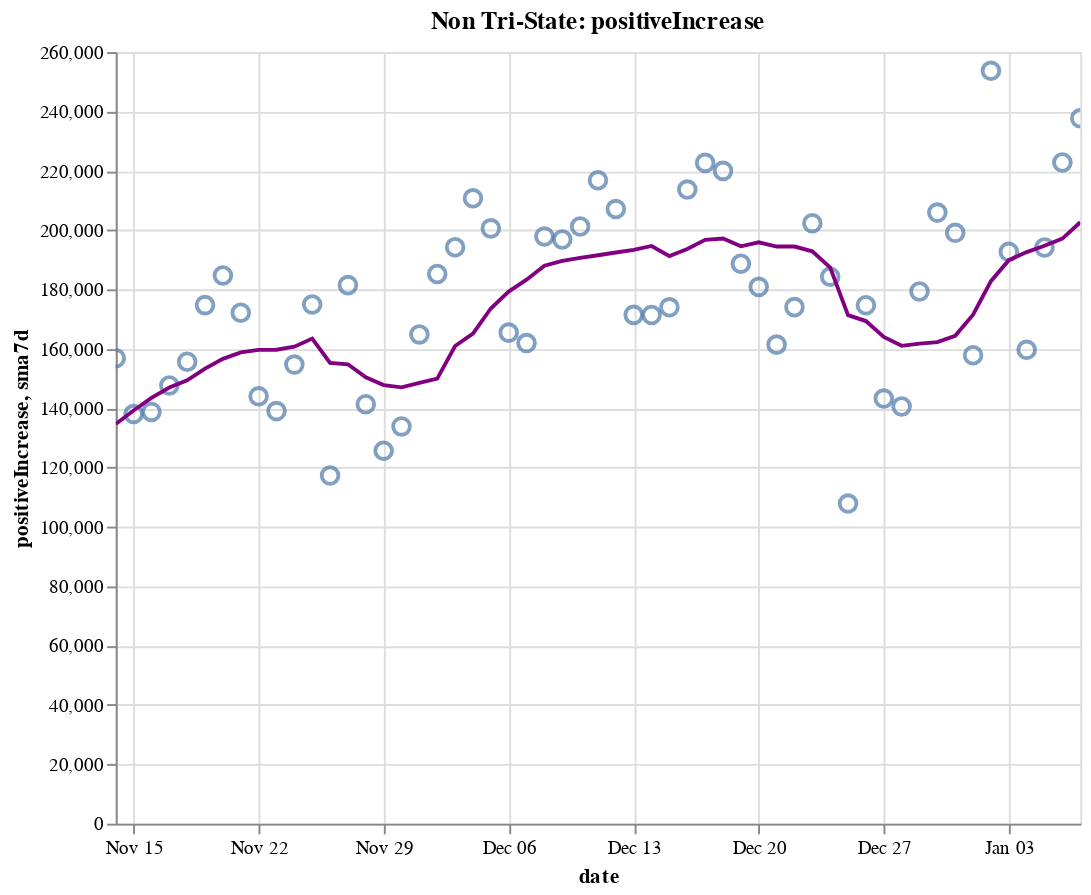

Here is the notebook cell this chart was saved with:
### Code cell
create_plot(non_tristate, 'positiveIncrease')

### Figure 1 — Vega-Lite specification as saved in the notebook (floating-point values rounded to 4 significant figures)
{"config": {"view": {"continuousWidth": 400, "continuousHeight": 300}}, "layer": [{"layer": [{"mark": {"type": "point", "size": 75}, "encoding": {"tooltip": [{"type": "temporal", "field": "date"}, {"type": "quantitative", "field": "positiveIncrease"}, {"type": "quantitative", "field": "sma7d"}], "x": {"type": "temporal", "field": "date"}, "y": {"type": "quantitative", "field": "positiveIncrease"}}, "selection": {"selector014": {"type": "interval", "bind": "scales", "encodings": ["x", "y"]}}}, {"mark": {"type": "line", "color": "purple"}, "encoding": {"x": {"type": "temporal", "field": "date"}, "y": {"type": "quantitative", "field": "sma7d"}}}]}, {"mark": {"type": "rule", "color": "#aaa"}, "encoding": {"x": {"type": "temporal", "field": "date"}}, "transform": [{"filter": {"selection": "selector013"}}]}, {"mark": "circle", "encoding": {"opacity": {"condition": {"value": 1, "selection": "selector013"}, "value": 0}, "tooltip": [{"type": "temporal", "field": "date"}, {"type": "quantitative", "field": "positiveIncrease"}, {"type": "quantitative", "field": "sma7d"}], "x": {"type": "temporal", "field": "date"}, "y": {"type": "quantitative", "field": "positiveIncrease"}}, "selection": {"selector013": {"type": "single", "encodings": ["x"], "on": "mouseover", "nearest": true, "empty": "none"}}}, {"mark": {"type": "text", "align": "left", "dx": 5, "dy": -5, "stroke": "white", "strokeWidth": 2}, "encoding": {"text": {"type": "quantitative", "field": "positiveIncrease"}, "tooltip": [{"type": "temporal", "field": "date"}, {"type": "quantitative", "field": "positiveIncrease"}, {"type": "quantitative", "field": "sma7d"}], "x": {"type": "temporal", "field": "date"}, "y": {"type": "quantitative", "field": "positiveIncrease"}}, "transform": [{"filter": {"selection": "selector013"}}]}, {"mark": {"type": "text", "align": "left", "dx": 5, "dy": -5}, "encoding": {"text": {"type": "quantitative", "field": "positiveIncrease"}, "tooltip": [{"type": "temporal", "field": "date"}, {"type": "quantitative", "field": "positiveIncrease"}, {"type": "quantitative", "field": "sma7d"}], "x": {"type": "temporal", "field": "date"}, "y": {"type": "quantitative", "field": "positiveIncrease"}}, "transform": [{"filter": {"selection": "selector013"}}]}], "data": {"name": "data-539d9f1d1666a920cbf9112df2572305"}, "height": 400, "title": "Non Tri-State: positiveIncrease", "width": 500, "$schema": "https://vega.github.io/schema/vega-lite/v4.8.1.json", "datasets": {"data-539d9f1d1666a920cbf9112df2572305": [{"date": "2020-11-14T00:00:00", "totalTestResultsIncrease": 1477000.0, "positiveIncrease": 156800.0, "death": 190000.0, "deathIncrease": 1302.0, "positiveRate": 0.106, "state": "Non Tri-State", "sma7d": 134700.0}, {"date": "2020-11-15T00:00:00", "totalTestResultsIncrease": 1294000.0, "positiveIncrease": 138000.0, "death": 190700.0, "deathIncrease": 660.0, "positiveRate": 0.107, "state": "Non Tri-State", "sma7d": 139200.0}, {"date": "2020-11-16T00:00:00", "totalTestResultsIncrease": 1320000.0, "positiveIncrease": 138800.0, "death": 191200.0, "deathIncrease": 547.0, "positiveRate": 0.105, "state": "Non Tri-State", "sma7d": 143500.0}, {"date": "2020-11-17T00:00:00", "totalTestResultsIncrease": 1373000.0, "positiveIncrease": 147700.0, "death": 192700.0, "deathIncrease": 1482.0, "positiveRate": 0.108, "state": "Non Tri-State", "sma7d": 147000.0}, {"date": "2020-11-18T00:00:00", "totalTestResultsIncrease": 1376000.0, "positiveIncrease": 155700.0, "death": 194500.0, "deathIncrease": 1796.0, "positiveRate": 0.113, "state": "Non Tri-State", "sma7d": 149400.0}, {"date": "2020-11-19T00:00:00", "totalTestResultsIncrease": 1572000.0, "positiveIncrease": 174700.0, "death": 196400.0, "deathIncrease": 1933.0, "positiveRate": 0.111, "state": "Non Tri-State", "sma7d": 153300.0}, {"date": "2020-11-20T00:00:00", "totalTestResultsIncrease": 1658000.0, "positiveIncrease": 184700.0, "death": 198300.0, "deathIncrease": 1813.0, "positiveRate": 0.111, "state": "Non Tri-State", "sma7d": 156600.0}, {"date": "2020-11-21T00:00:00", "totalTestResultsIncrease": 1793000.0, "positiveIncrease": 172200.0, "death": 199700.0, "deathIncrease": 1486.0, "positiveRate": 0.096, "state": "Non Tri-State", "sma7d": 158800.0}, {"date": "2020-11-22T00:00:00", "totalTestResultsIncrease": 1510000.0, "positiveIncrease": 144000.0, "death": 200600.0, "deathIncrease": 871.0, "positiveRate": 0.095, "state": "Non Tri-State", "sma7d": 159700.0}, {"date": "2020-11-23T00:00:00", "totalTestResultsIncrease": 1396000.0, "positiveIncrease": 139000.0, "death": 201400.0, "deathIncrease": 771.0, "positiveRate": 0.1, "state": "Non Tri-State", "sma7d": 159700.0}, {"date": "2020-11-24T00:00:00", "totalTestResultsIncrease": 1588000.0, "positiveIncrease": 154700.0, "death": 203400.0, "deathIncrease": 1998.0, "positiveRate": 0.097, "state": "Non Tri-State", "sma7d": 160700.0}, {"date": "2020-11-25T00:00:00", "totalTestResultsIncrease": 1517000.0, "positiveIncrease": 175000.0, "death": 205500.0, "deathIncrease": 2127.0, "positiveRate": 0.115, "state": "Non Tri-State", "sma7d": 163500.0}, {"date": "2020-11-26T00:00:00", "totalTestResultsIncrease": 1109000.0, "positiveIncrease": 117300.0, "death": 206800.0, "deathIncrease": 1281.0, "positiveRate": 0.106, "state": "Non Tri-State", "sma7d": 155300.0}, {"date": "2020-11-27T00:00:00", "totalTestResultsIncrease": 1745000.0, "positiveIncrease": 181500.0, "death": 208100.0, "deathIncrease": 1301.0, "positiveRate": 0.104, "state": "Non Tri-State", "sma7d": 154800.0}, {"date": "2020-11-28T00:00:00", "totalTestResultsIncrease": 1354000.0, "positiveIncrease": 141300.0, "death": 209300.0, "deathIncrease": 1184.0, "positiveRate": 0.104, "state": "Non Tri-State", "sma7d": 150400.0}, {"date": "2020-11-29T00:00:00", "totalTestResultsIncrease": 1119000.0, "positiveIncrease": 125700.0, "death": 210000.0, "deathIncrease": 752.0, "positiveRate": 0.112, "state": "Non Tri-State", "sma7d": 147800.0}, {"date": "2020-11-30T00:00:00", "totalTestResultsIncrease": 1217000.0, "positiveIncrease": 133900.0, "death": 210900.0, "deathIncrease": 904.0, "positiveRate": 0.11, "state": "Non Tri-State", "sma7d": 147000.0}, {"date": "2020-12-01T00:00:00", "totalTestResultsIncrease": 1289000.0, "positiveIncrease": 164900.0, "death": 213300.0, "deathIncrease": 2327.0, "positiveRate": 0.128, "state": "Non Tri-State", "sma7d": 148500.0}, {"date": "2020-12-02T00:00:00", "totalTestResultsIncrease": 1278000.0, "positiveIncrease": 185200.0, "death": 215900.0, "deathIncrease": 2618.0, "positiveRate": 0.145, "state": "Non Tri-State", "sma7d": 150000.0}, {"date": "2020-12-03T00:00:00", "totalTestResultsIncrease": 1581000.0, "positiveIncrease": 194200.0, "death": 218600.0, "deathIncrease": 2675.0, "positiveRate": 0.123, "state": "Non Tri-State", "sma7d": 161000.0}, {"date": "2020-12-04T00:00:00", "totalTestResultsIncrease": 1642000.0, "positiveIncrease": 210700.0, "death": 221000.0, "deathIncrease": 2430.0, "positiveRate": 0.128, "state": "Non Tri-State", "sma7d": 165100.0}, {"date": "2020-12-05T00:00:00", "totalTestResultsIncrease": 1896000.0, "positiveIncrease": 200600.0, "death": 223300.0, "deathIncrease": 2357.0, "positiveRate": 0.106, "state": "Non Tri-State", "sma7d": 173600.0}, {"date": "2020-12-06T00:00:00", "totalTestResultsIncrease": 1394000.0, "positiveIncrease": 165500.0, "death": 224400.0, "deathIncrease": 1070.0, "positiveRate": 0.119, "state": "Non Tri-State", "sma7d": 179300.0}, {"date": "2020-12-07T00:00:00", "totalTestResultsIncrease": 1442000.0, "positiveIncrease": 161900.0, "death": 225500.0, "deathIncrease": 1121.0, "positiveRate": 0.112, "state": "Non Tri-State", "sma7d": 183300.0}, {"date": "2020-12-08T00:00:00", "totalTestResultsIncrease": 1408000.0, "positiveIncrease": 197900.0, "death": 228100.0, "deathIncrease": 2520.0, "positiveRate": 0.141, "state": "Non Tri-State", "sma7d": 188000.0}, {"date": "2020-12-09T00:00:00", "totalTestResultsIncrease": 1436000.0, "positiveIncrease": 196900.0, "death": 231000.0, "deathIncrease": 2908.0, "positiveRate": 0.137, "state": "Non Tri-State", "sma7d": 189700.0}, {"date": "2020-12-10T00:00:00", "totalTestResultsIncrease": 1607000.0, "positiveIncrease": 201200.0, "death": 233900.0, "deathIncrease": 2913.0, "positiveRate": 0.125, "state": "Non Tri-State", "sma7d": 190700.0}, {"date": "2020-12-11T00:00:00", "totalTestResultsIncrease": 1674000.0, "positiveIncrease": 216800.0, "death": 236400.0, "deathIncrease": 2570.0, "positiveRate": 0.13, "state": "Non Tri-State", "sma7d": 191500.0}, {"date": "2020-12-12T00:00:00", "totalTestResultsIncrease": 1559000.0, "positiveIncrease": 207100.0, "death": 238800.0, "deathIncrease": 2336.0, "positiveRate": 0.133, "state": "Non Tri-State", "sma7d": 192500.0}, {"date": "2020-12-13T00:00:00", "totalTestResultsIncrease": 1560000.0, "positiveIncrease": 171500.0, "death": 240100.0, "deathIncrease": 1365.0, "positiveRate": 0.11, "state": "Non Tri-State", "sma7d": 193300.0}, {"date": "2020-12-14T00:00:00", "totalTestResultsIncrease": 1689000.0, "positiveIncrease": 171400.0, "death": 241300.0, "deathIncrease": 1168.0, "positiveRate": 0.101, "state": "Non Tri-State", "sma7d": 194700.0}, {"date": "2020-12-15T00:00:00", "totalTestResultsIncrease": 1470000.0, "positiveIncrease": 174000.0, "death": 244000.0, "deathIncrease": 2720.0, "positiveRate": 0.118, "state": "Non Tri-State", "sma7d": 191300.0}, {"date": "2020-12-16T00:00:00", "totalTestResultsIncrease": 1520000.0, "positiveIncrease": 213700.0, "death": 247200.0, "deathIncrease": 3179.0, "positiveRate": 0.141, "state": "Non Tri-State", "sma7d": 193700.0}, {"date": "2020-12-17T00:00:00", "totalTestResultsIncrease": 1621000.0, "positiveIncrease": 222700.0, "death": 250400.0, "deathIncrease": 3193.0, "positiveRate": 0.137, "state": "Non Tri-State", "sma7d": 196700.0}, {"date": "2020-12-18T00:00:00", "totalTestResultsIncrease": 1761000.0, "positiveIncrease": 220000.0, "death": 253100.0, "deathIncrease": 2671.0, "positiveRate": 0.125, "state": "Non Tri-State", "sma7d": 197200.0}, {"date": "2020-12-19T00:00:00", "totalTestResultsIncrease": 1543000.0, "positiveIncrease": 188700.0, "death": 255600.0, "deathIncrease": 2544.0, "positiveRate": 0.122, "state": "Non Tri-State", "sma7d": 194600.0}, {"date": "2020-12-20T00:00:00", "totalTestResultsIncrease": 1589000.0, "positiveIncrease": 180900.0, "death": 257100.0, "deathIncrease": 1488.0, "positiveRate": 0.114, "state": "Non Tri-State", "sma7d": 195900.0}, {"date": "2020-12-21T00:00:00", "totalTestResultsIncrease": 1646000.0, "positiveIncrease": 161400.0, "death": 258400.0, "deathIncrease": 1250.0, "positiveRate": 0.098, "state": "Non Tri-State", "sma7d": 194500.0}, {"date": "2020-12-22T00:00:00", "totalTestResultsIncrease": 1496000.0, "positiveIncrease": 174100.0, "death": 261300.0, "deathIncrease": 2895.0, "positiveRate": 0.116, "state": "Non Tri-State", "sma7d": 194500.0}, {"date": "2020-12-23T00:00:00", "totalTestResultsIncrease": 1466000.0, "positiveIncrease": 202400.0, "death": 264300.0, "deathIncrease": 3040.0, "positiveRate": 0.138, "state": "Non Tri-State", "sma7d": 192900.0}, {"date": "2020-12-24T00:00:00", "totalTestResultsIncrease": 1615000.0, "positiveIncrease": 184300.0, "death": 267000.0, "deathIncrease": 2683.0, "positiveRate": 0.114, "state": "Non Tri-State", "sma7d": 187400.0}, {"date": "2020-12-25T00:00:00", "totalTestResultsIncrease": 1065000.0, "positiveIncrease": 107900.0, "death": 268400.0, "deathIncrease": 1376.0, "positiveRate": 0.101, "state": "Non Tri-State", "sma7d": 171400.0}, {"date": "2020-12-26T00:00:00", "totalTestResultsIncrease": 1916000.0, "positiveIncrease": 174700.0, "death": 269600.0, "deathIncrease": 1275.0, "positiveRate": 0.091, "state": "Non Tri-State", "sma7d": 169400.0}, {"date": "2020-12-27T00:00:00", "totalTestResultsIncrease": 1207000.0, "positiveIncrease": 143300.0, "death": 270900.0, "deathIncrease": 1270.0, "positiveRate": 0.119, "state": "Non Tri-State", "sma7d": 164000.0}, {"date": "2020-12-28T00:00:00", "totalTestResultsIncrease": 1081000.0, "positiveIncrease": 140600.0, "death": 272100.0, "deathIncrease": 1239.0, "positiveRate": 0.13, "state": "Non Tri-State", "sma7d": 161000.0}, {"date": "2020-12-29T00:00:00", "totalTestResultsIncrease": 1036000.0, "positiveIncrease": 179300.0, "death": 275200.0, "deathIncrease": 3026.0, "positiveRate": 0.173, "state": "Non Tri-State", "sma7d": 161800.0}, {"date": "2020-12-30T00:00:00", "totalTestResultsIncrease": 1359000.0, "positiveIncrease": 205900.0, "death": 278700.0, "deathIncrease": 3539.0, "positiveRate": 0.151, "state": "Non Tri-State", "sma7d": 162300.0}, {"date": "2020-12-31T00:00:00", "totalTestResultsIncrease": 1471000.0, "positiveIncrease": 199100.0, "death": 281700.0, "deathIncrease": 3031.0, "positiveRate": 0.135, "state": "Non Tri-State", "sma7d": 164400.0}, {"date": "2021-01-01T00:00:00", "totalTestResultsIncrease": 1063000.0, "positiveIncrease": 157900.0, "death": 284000.0, "deathIncrease": 2310.0, "positiveRate": 0.148, "state": "Non Tri-State", "sma7d": 171500.0}, {"date": "2021-01-02T00:00:00", "totalTestResultsIncrease": 1789000.0, "positiveIncrease": 253700.0, "death": 286200.0, "deathIncrease": 2135.0, "positiveRate": 0.142, "state": "Non Tri-State", "sma7d": 182800.0}, {"date": "2021-01-03T00:00:00", "totalTestResultsIncrease": 1255000.0, "positiveIncrease": 192700.0, "death": 287500.0, "deathIncrease": 1301.0, "positiveRate": 0.154, "state": "Non Tri-State", "sma7d": 189900.0}, {"date": "2021-01-04T00:00:00", "totalTestResultsIncrease": 1416000.0, "positiveIncrease": 159700.0, "death": 288700.0, "deathIncrease": 1268.0, "positiveRate": 0.113, "state": "Non Tri-State", "sma7d": 192600.0}, {"date": "2021-01-05T00:00:00", "totalTestResultsIncrease": 1213000.0, "positiveIncrease": 194100.0, "death": 292000.0, "deathIncrease": 3206.0, "positiveRate": 0.16, "state": "Non Tri-State", "sma7d": 194700.0}, {"date": "2021-01-06T00:00:00", "totalTestResultsIncrease": 1346000.0, "positiveIncrease": 222800.0, "death": 295500.0, "deathIncrease": 3524.0, "positiveRate": 0.166, "state": "Non Tri-State", "sma7d": 197100.0}, {"date": "2021-01-07T00:00:00", "totalTestResultsIncrease": 1616000.0, "positiveIncrease": 237700.0, "death": 299100.0, "deathIncrease": 3654.0, "positiveRate": 0.147, "state": "Non Tri-State", "sma7d": 202700.0}]}}
